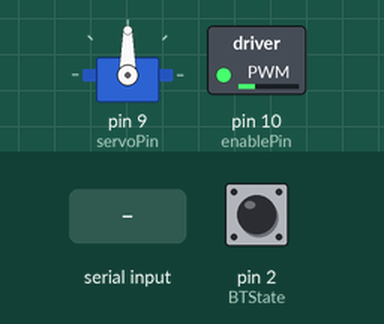
The sketch below on a simulated Arduino Uno, built with avr-gcc and run on an emulated ATmega328P. On the bench: servo, switched loads named in the sketch (green lamp = pin HIGH). Inputs (shaded band) come from the test bench; at power-on: pin 2 (BTState) HIGH. What the sketch prints to the serial monitor is not drawn.

Above: at 1.2 s.
1.3 s: "R" received over Serial
At 2.1 s:
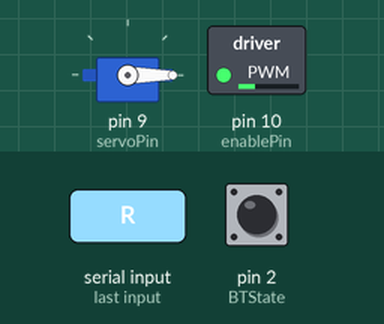
2.8 s: "F" received over Serial
At 3.3 s:
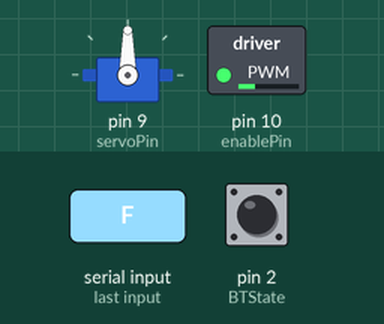
Timing chart, 0 to 5.8 s (numbered marks = the images above; inputs shaded):
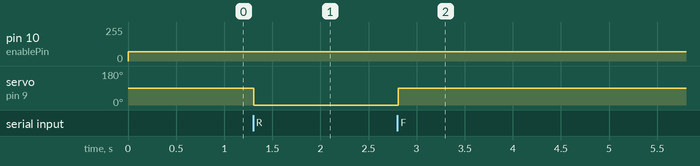

The sketch:

servo.ino
```cpp
/*
   Created by Vasilakis Michalis // 26-12-2014 ver.1
   Project: Control RC Boat / Vessel via Bluetooth with Android Smartphone
   http://www.ardumotive.com/arduino-boat
   More information at www.ardumotive.com
*/
#include <Servo.h>
int servoPin = 9;
int motor  = A3;
Servo servo;
int state;
int angle = 0; // servo position in degrees
//Bluetooth (HC-06 JY-MCU) State pin on pin 2 of Arduino
const int BTState = 2;
int vSpeed = 250;

int enablePin = 10;
int in1Pin = 11;
int in2Pin = 12;

boolean bReverse = true;

int nSpeed = 70;
String sMeg = "Switch : ";


void setup() {
  pinMode(2, INPUT);
  servo.attach(servoPin);
  servo.write(90);
  Serial.begin(9600);
}

void loop() {
  servo.write(90);
  analogWrite(enablePin, nSpeed);
  //Stop boat when connection lost or bluetooth disconnected
  if (digitalRead(BTState) == LOW) {
    state = 'S';
  }

  //Save income data to variable 'state'
  if (Serial.available() > 0) {
    state = Serial.read();
  }
  Serial.println('1');
  /***********************Forward****************************/
  //If state is equal with letter 'F', boat will go forward!
  if (state == 'F') {
      analogWrite(enablePin, true);
      }
  /**********************Forward Left************************/
  //If state is equal with letter 'G', boat will go forward left
  else if (state == 'G') {

  }
  /**********************Forward Right************************/
  //If state is equal with letter 'I', boat will go forward right
  else if (state == 'I') {

  }
  /***********************Backward****************************/
  //If state is equal with letter 'B', boat will go backward
  else if (state == 'B') {
    analogWrite(enablePin, nSpeed);
  }
  /**********************Backward Left************************/
  //If state is equal with letter 'H', boat will go backward left
  else if (state == 'H') {

  }
  /**********************Backward Right************************/
  //If state is equal with letter 'J', boat will go backward right
  else if (state == 'J') {

  }
  /***************************Left*****************************/
  //If state is equal with letter 'L', wheels will turn left
  else if (state == 'L') {
     servo.write(15);
      delay(300);
  }
  /***************************Right*****************************/
  //If state is equal with letter 'R', wheels will turn right
  else if (state == 'R') {
    servo.write(-15);
     delay(300);
     Serial.println('HI');
  }

  /************************Stop*****************************/
  //If state is equal with letter 'S', stop the boat
  else if (state == 'S') {
  }
   Serial.println('2');

}
void setMotor(int nSpeed, boolean bReverse)
{
  analogWrite(enablePin, nSpeed);
  digitalWrite(in1Pin, ! bReverse);
  digitalWrite(in2Pin, bReverse);
}

void stopMotor()
{
  analogWrite(enablePin, false);
}
```

Measured:
- after the input at 1.3 s, servo on pin 9 (servoPin): 90° → 0° at once
- after the input at 2.8 s, servo on pin 9 (servoPin): 0° → 90° at once
